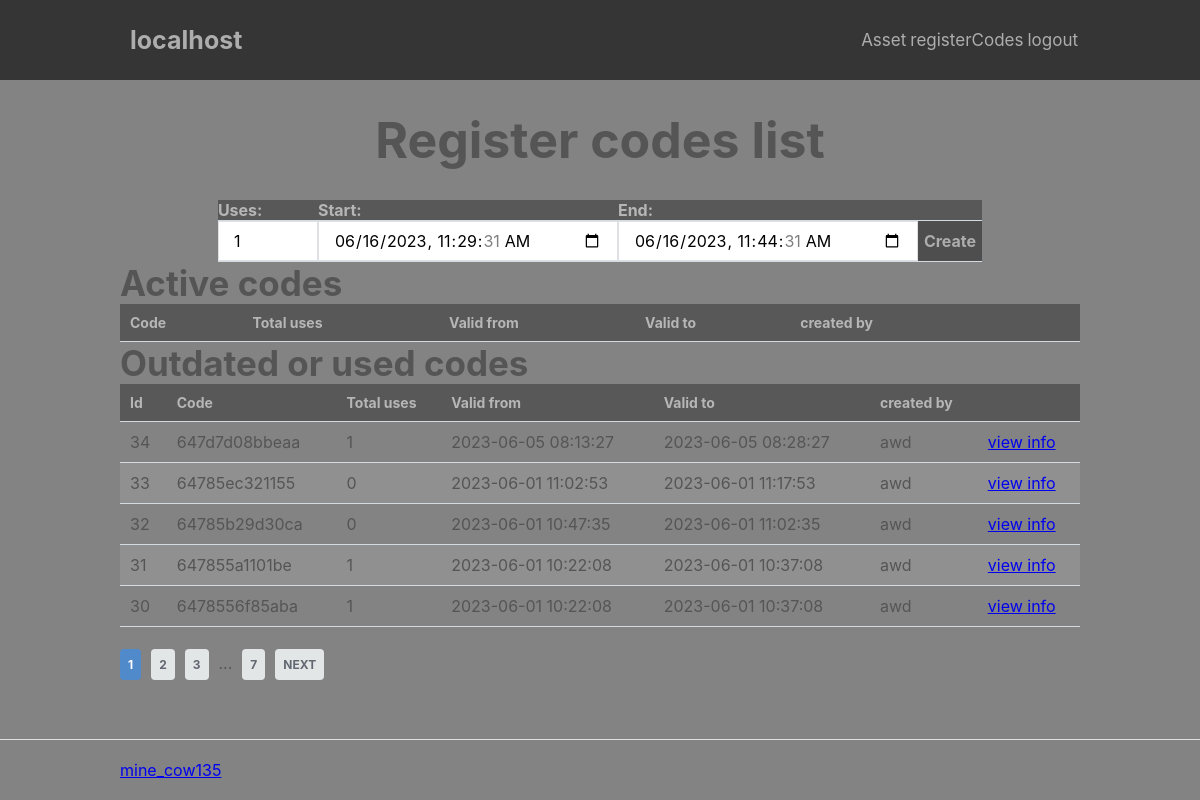
Screenshot of /index.php?page=adm/registerCodes/list (signed in) with the database file from the repository.
### tables this page shows
CREATE TABLE `registerCodes` (
  `id` int NOT NULL,
  `code` varchar(15) NOT NULL,
  `createdBy` int NOT NULL,
  `TotalUses` int NOT NULL,
  `disabled` tinyint(1) NOT NULL DEFAULT '0',
  `start` datetime NOT NULL DEFAULT CURRENT_TIMESTAMP,
  `end` datetime NOT NULL
);

CREATE TABLE `users` (
  `id` int NOT NULL,
  `username` varchar(100) NOT NULL,
  `email` varchar(100) NOT NULL,
  `password` text,
  `discordId` varchar(50) DEFAULT NULL,
  `date_time` datetime NOT NULL DEFAULT CURRENT_TIMESTAMP,
  `enbled` tinyint(1) NOT NULL DEFAULT '1'
);

### index.php (called while the page is built, shortened)
<?php
include 'functions.php';
$page = isset($_GET['page']) && file_exists('pages/' . $_GET['page'] . '.php') ? $_GET['page'] : 'home';
include 'pages/' . $page . '.php';

### pages/adm/registerCodes/list.php (the view, shortened to what this page needs)
<?php
$date = date("Y-m-d H:i:s");
$d=strtotime("+15 min");
$date15 = date("Y-m-d H:i:s", $d);
$sql = "SELECT registerCodes.id, registerCodes.code, registerCodes.createdBy, users.username, registerCodes.totalUses, registerCodes.start, registerCodes.end FROM registerCodes LEFT JOIN users ON registerCodes.createdBy = users.id ORDER BY `registerCodes`.`start` DESC";
    $stmt = $pdo->prepare($sql);
    $stmt->execute();
    $code = $stmt->fetchAll(PDO::FETCH_ASSOC);
$allcodes = in_array("registerCodes.all", array_column($_SESSION["permissions"], 'permissionName'));
?>
<div class="content-wrapper-center">
    <h1 class="head">Register codes list</h1>
</div>
<div class="content-wrapper2">
    <div class="createCode">
        <form action="" method="post">
            <table>
                <thead>
                    <tr>
                        <td><label for="uses">Uses: </label></td>
                        <td><label for="start">Start: </label></td>
                        <td><label for="end">End: </label></td>
                        <td></td>
                    </tr>
                </thead>
                <tr>
                    <td><input type="number" name="uses" id="uses" value="1" min="1"></td>
                    <td><input type="datetime-local" name="start" id="start" value="<?= $date ?>" min="<?= $date ?>"></td>
                    <td><input type="datetime-local" name="end" id="end" value="<?= $date15 ?>" min="<?= $date ?>"></td>
                    <td><button type="submit">Create</button></td>
                </tr>
            </table>
        </form>
    </div>
    <?php
        foreach ($code as $i) {
            if ((($i["createdBy"] == $_SESSION["id"]) || $allcodes) && ((0 < $i["totalUses"] && $date >= $i["start"] && $date >= $i["end"] ) || 1 > $i["totalUses"])) {
                $used[] = $i;
            }
        }
    ?>
<?php
    $num_on_page = 5;
?>
<h3>Active codes</h3>
    <form action="" method="post">
        <table>
            <thead>
                <tr>
                    <td>Code</td>
                    <td>Total uses</td>
                    <td>Valid from</td>
                    <td>Valid to</td>
                    <?php
                if ($allcodes) {
                    ?>
                    <td>created by</td>
                <?php
                }
                ?>
                    <td></td>
                    <td></td>
                </tr>
            </thead>
        </table>
    </form>
    <?php
    if (!empty($used)) {
        $used_g = count($used);
        $used_p = isset($_GET['used']) && is_numeric($_GET['used']) ? $_GET['used'] : 1;
        $array_start = ($used_p - 1) * $num_on_page;
        $array_part = array_slice($used, $array_start, $num_on_page);
    }
?>
<h3>Outdated or used codes</h3>
    <table>
        <thead>
            <tr>
                <td>Id</td>
                <td>Code</td>
                <td>Total uses</td>
                <td>Valid from</td>
                <td>Valid to</td>
                <?php
                if ($allcodes) {
                    ?>
                <td>created by</td>
            <?php
                }
            ?>
                <td></td>
            </tr>
        </thead>
    <?php
        foreach ($array_part as $i) {
            if ((($i["createdBy"] == $_SESSION["id"]) || $allcodes) && ((0 < $i["totalUses"] && $date >= $i["start"] && $date >= $i["end"] ) || 1 > $i["totalUses"])) {
                ?>
                <tr>
                    <td><?= $i["id"] ?></td>
                    <td><?= $i["code"] ?></td>
                    <td><?= $i["totalUses"] ?></td>
                    <td><?= $i["start"] ?></td>
                    <td><?= $i["end"] ?></td>
                    <?php
                if ($allcodes) {
                    ?>
                    <td><?= $i["username"] ?></td>
                    <?php
                }
                    ?>
                    <td><a href="index.php?page=adm/registerCodes/used&id=<?= $i["id"] ?>">view info</a></td>
                </tr>
                <?php
            }
        }
    ?>
    </table>
<div>
    <?php if (ceil($used_g / $num_on_page) > 0): ?>
        <ul class="pagination">
            <li class="currentpage"><a href="index.php?page=adm/registerCodes/list&active=<?= $_GET["active"] ?>&used=<?php echo $used_p ?>"><?php echo $used_p ?></a></li>
            <?php if ($used_p+1 < ceil($used_g / $num_on_page)+1): ?><li class="page"><a href="index.php?page=adm/registerCodes/list&active=<?= $_GET["active"] ?>&used=<?php echo $used_p+1 ?>"><?php echo $used_p+1 ?></a></li><?php endif; ?>
            <?php if ($used_p+2 < ceil($used_g / $num_on_page)+1): ?><li class="page"><a href="index.php?page=adm/registerCodes/list&active=<?= $_GET["active"] ?>&used=<?php echo $used_p+2 ?>"><?php echo $used_p+2 ?></a></li><?php endif; ?>
            <?php if ($used_p < ceil($used_g / $num_on_page)-2): ?>
                <li class="dots">...</li>
                <li class="end"><a href="index.php?page=adm/registerCodes/list&active=<?= $_GET["active"] ?>&used=<?php echo ceil($used_g / $num_on_page) ?>"><?php echo ceil($used_g / $num_on_page) ?></a></li>
            <?php endif; ?>
            <?php if ($used_p < ceil($used_g / $num_on_page)): ?>
                <li class="next"><a href="index.php?page=adm/registerCodes/list&active=<?= $_GET["active"] ?>&used=<?php echo $used_p+1 ?>">Next</a></li>
            <?php endif; ?>
        </ul>
    <?php endif; ?>
</div>
</div>
<?= template_footer() ?>

### css/var.css (style rules this page uses)
* { --color_bg_background: #838383; --color_border: #dee0e4; --color_confirm: #38b673; --color_confirm_hover: #32a367; --color_txt_h_1: #adadad; --color_txt_h_2: #555555; --color_txt_p_1: #adadad; --color_txt_p_2: #555555; --color_txt_p_1: #cacaca; --size_tx_h1_1: 50px; --size_tx_h1_2: ; --size_tx_h1_3: 25px; --size_tx_h2_1: 40px; --size_tx_h2_2: 30px; --size_tx_h2_3: ; --size_tx_h3_1: 35px; --size_tx_h3_2: ; --size_tx_h3_3: ; --size_tx_h4_1: 30px; --size_tx_h4_2: ; --size_tx_h4_3: ; --size_tx_h5_1: 25px; --size_tx_h5_2: ; --size_tx_h5_3: ; --size_tx_h6_1: 20px; --size_tx_h6_2: ; --size_tx_h6_3: ; --size_text_header_h1: 25px; --size_text_header: 17px; --size_text_header_span: 12px; --size_item_span: 16px; --place_item_span_top: 22px; --place_item_span_right: 0px; --color_bg_header: #353535; --color_h_table: #b6b6b6; --color_bg_box: #5e5d5d; --color_bg_box_submit: #4e4e4e; --color_bg_box_submit_hover:#3b3b3b; }

### css/style.css (style rules this page uses)
* { box-sizing: border-box; font-family: -apple-system, BlinkMacSystemFont, "segoe ui", roboto, oxygen, ubuntu, cantarell, "fira sans", "droid sans", "helvetica neue", Arial, sans-serif; font-size: 16px; -webkit-font-smoothing: antialiased; -moz-osx-font-smoothing: grayscale; box-sizing: border-box }
html { height: 100%; width: 100%; background-color: var(--color_bg_background); }
body { position: relative; min-height: 100vh; color: #555555; margin: 0; margin-bottom: 20px; }
h1, h2, h3, h4, h5 { color: var(--color_txt_h_2); margin: 0; }
h1 { font-size: var(--size_tx_h1_1); padding: 30px; }
h3 { font-size: var(--size_tx_h3_1); }
.content-wrapper, .content-wrapper-center { width: 80%; margin: 0 auto; display: flex; flex-wrap: wrap; }
.content-wrapper-center { justify-content: center; }
.content-wrapper2, .content-wrapper2-center { width: 80%; margin: 0 auto; display: flex; flex-wrap: wrap; flex-direction: column; }

### css/table.css (style rules this page uses)
table { width: 100%; padding-top: 30px; border-collapse: collapse; }
table thead { background-color: #585858; border-bottom: 1px solid #d3dae0; }
table thead td { padding: 10px; font-weight: bold; color: var(--color_h_table); font-size: 14px; }
table tbody tr { border-bottom: 1px solid #d3dae0; }
table tbody tr:nth-child(even) { background-color: #909090; }
table tbody tr td { padding: 10px; }

### css/pagination.css (style rules this page uses)
.pagination { list-style-type: none; padding: 10px 0; display: inline-flex; justify-content: space-between; box-sizing: border-box; }
.pagination li { box-sizing: border-box; padding-right: 10px; }
.pagination li a { box-sizing: border-box; background-color: #e2e6e6; padding: 8px; text-decoration: none; font-size: 12px; font-weight: bold; color: #616872; border-radius: 4px; }
.pagination .next a, .pagination .prev a { text-transform: uppercase; font-size: 12px; }
.pagination .currentpage a { background-color: #518acb; color: #fff; }

### css/createcode.css (style rules this page uses)
.createCode { width: 100%; display: flex; justify-content: center; }
.createCode form input { height: 40px; border: 1px solid var(--color_border); padding: 0 15px; }
.createCode form input[type="number"] { width: 100px; }
.createCode form input[type="datetime-local"] { width: 300px; }
.createCode form button { height: 40px; background-color: var(--color_bg_box_submit); border: 0; cursor: pointer; font-weight: bold; color: var(--color_txt_h_1); transition: background-color 0.2s; }
.createCode table { width: 100%; padding-top: 30px; border-collapse: collapse; }
.createCode table thead { background-color: #585858; border-bottom: 1px solid #d3dae0; }
.createCode table thead td { padding: 0px; font-weight: bold; color: var(--color_h_table); font-size: 14px; }
.createCode table tbody tr { border-bottom: 1px solid #d3dae0; }
.createCode table tbody tr td { padding: 0px; }

### rows the page displays
registercodes: id "34", code "647d7d08bbeaa", TotalUses "1", start "2023-06-05 08:13:27", end "2023-06-05 08:28:27", createdBy.username "awd"
registercodes: id "33", code "64785ec321155", TotalUses "0", start "2023-06-01 11:02:53", end "2023-06-01 11:17:53", createdBy.username "awd"
registercodes: id "32", code "64785b29d30ca", TotalUses "0", start "2023-06-01 10:47:35", end "2023-06-01 11:02:35", createdBy.username "awd"
registercodes: id "31", code "647855a1101be", TotalUses "1", start "2023-06-01 10:22:08", end "2023-06-01 10:37:08", createdBy.username "awd"
registercodes: id "30", code "6478556f85aba", TotalUses "1", start "2023-06-01 10:22:08", end "2023-06-01 10:37:08", createdBy.username "awd"

### other values shown
$name "localhost"
$i['permissionName'] "Asset"
$i['permissionName'] "registerCodes"
$i['permissionName'] "logout"
$used_p "1"
$used_p+1 "2"
$used_p+2 "3"
ceil($used_g / $num_on_page) "7"
